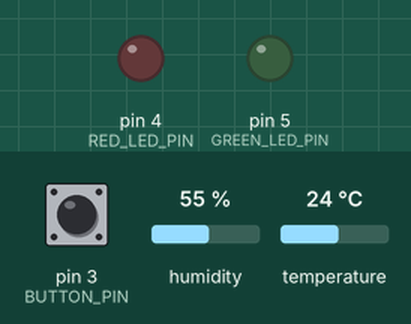
Bench run of a sketch on a simulated Arduino Uno, built with avr-gcc and run on an emulated ATmega328P. Parts: output pins drawn as LEDs (lit = HIGH). The inputs (shaded band) are chosen by the test bench; at power-on: pin 3 (BUTTON_PIN) HIGH, humidity 55 %, temperature 24 °C. What the sketch prints to the serial monitor is not drawn.

Above: at 1.2 s.
1.3 s: pin 3 (BUTTON_PIN) pulled LOW for 0.15 s
At 2.6 s:
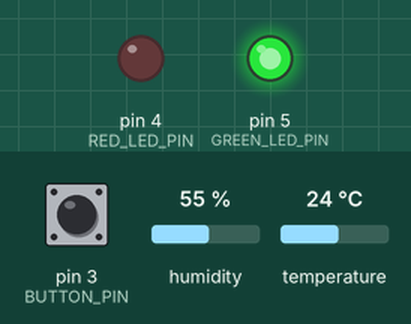
Timing chart, 0 to 7.9 s (numbered marks = the images above; inputs shaded):
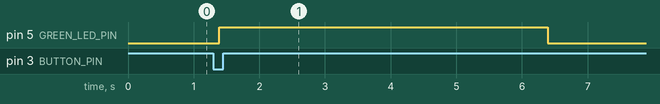

The sketch:

sketch_may31a.ino
```cpp
// ---------- Библиотека ----------
#include <DHT.h>

// ---------- Пины ----------
const int BUTTON_PIN   = 3;   // кнопка
const int RED_LED_PIN  = 4;   // красный диод
const int GREEN_LED_PIN= 5;   // зелёный диод
const int DHT_PIN      = 2;   // DHT‑датчик (цифровой вывод)

// ---------- Тип датчика ----------
/*  Если у тебя DHT11 → #define DHTTYPE DHT11
    Если DHT22 / AM2302 → #define DHTTYPE DHT22               */
#define DHTTYPE DHT11         // <‑ поменяй при необходимости

DHT dht(DHT_PIN, DHTTYPE);

// ---------- Параметры ----------
const unsigned long LED_ON_TIME   = 5000; // мс, как долго светит диод
const unsigned long DEBOUNCE_MS   = 50;   // защита от дребезга кнопки

// Диапазон «комнатной» температуры (с небольшим запасом)
const float ROOM_LOW  = 19.5;   // чуть ниже 20 °C
const float ROOM_HIGH = 27.5;   // чуть выше 27 °C

// При необходимости можно добавить системную поправку
const float TEMP_OFFSET = 0.0;

// ---------- Переменные для дебаунса ----------
bool lastButtonState = HIGH;   // INPUT_PULLUP → HIGH = кнопка не нажата
bool buttonState;
unsigned long lastDebounceTime = 0;

void setup() {
    pinMode(BUTTON_PIN, INPUT_PULLUP);
    pinMode(RED_LED_PIN, OUTPUT);
    pinMode(GREEN_LED_PIN, OUTPUT);
    digitalWrite(RED_LED_PIN,   LOW);
    digitalWrite(GREEN_LED_PIN, LOW);

    Serial.begin(9600);
    dht.begin();                 // инициализируем датчик
    Serial.println(F("System ready"));
}

void loop() {
    // ----- Дебаунс кнопки -----
    int reading = digitalRead(BUTTON_PIN);
    if (reading != lastButtonState) {
        lastDebounceTime = millis();            // сброс таймера
    }

    if ((millis() - lastDebounceTime) > DEBOUNCE_MS) {
        if (reading != buttonState) {
            buttonState = reading;
            if (buttonState == LOW) {            // нажали кнопку
                handlePress();
            }
        }
    }
    lastButtonState = reading;
}

// ---------- Обработчик нажатия ----------
void handlePress() {
    // Читаем температуру (°C)
    float rawTemp = dht.readTemperature();   // <-- возвращает °C
    if (isnan(rawTemp)) {                     // если чтение провалилось
        Serial.println(F("ERROR: Failed to read from DHT sensor"));
        return;
    }

    float temperature = rawTemp + TEMP_OFFSET;   // учитываем поправку
    Serial.print(F("Temperature (raw): "));
    Serial.print(rawTemp);
    Serial.print(F("  corrected: "));
    Serial.print(temperature);
    Serial.println(F(" °C"));

    // Выбираем, какой светодиод подсветить
    if (temperature >= ROOM_LOW && temperature <= ROOM_HIGH) {
        Serial.println(F("Room temperature → GREEN LED"));
        digitalWrite(GREEN_LED_PIN, HIGH);
    } else {
        Serial.println(F("Out of range → RED LED"));
        digitalWrite(RED_LED_PIN, HIGH);
    }

    // Держим светодиод включённым 5 сек.
    delay(LED_ON_TIME);

    // Выключаем оба диода (на всякий случай)
    digitalWrite(GREEN_LED_PIN, LOW);
    digitalWrite(RED_LED_PIN,   LOW);
}
```

Measured:
- after the input at 1.3 s, pin 5 (GREEN_LED_PIN): LOW → HIGH after 0.09 s, → LOW 5.0 s later
